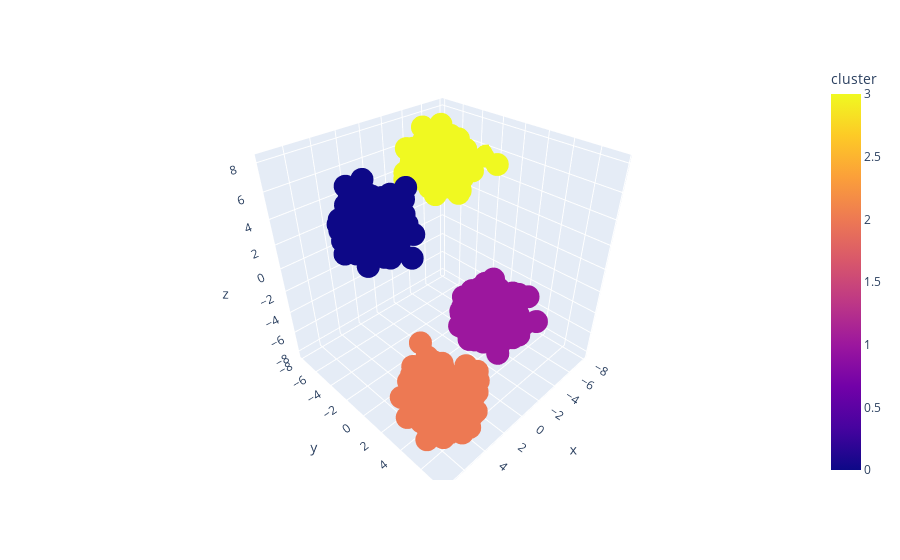

Write notebook code for a chart like this one.
### Code cell
fig = px.scatter_3d(df, x='x', y='y', z='z', color='cluster')
fig.show()

### Figure 1 — Plotly figure (JSON) as saved in the notebook; plotly's stock layout.template omitted (floating-point values rounded to 4 significant figures; data arrays with more than 128 entries replaced by an {"elided": "..."} marker saying what was removed)
{"data": [{"hovertemplate": "x=%{x}<br>y=%{y}<br>z=%{z}<br>cluster=%{marker.color}<extra></extra>", "legendgroup": "", "marker": {"color": {"elided": "1000 int values"}, "coloraxis": "coloraxis", "symbol": "circle"}, "mode": "markers", "name": "", "scene": "scene", "showlegend": false, "type": "scatter3d", "x": {"elided": "1000 float values"}, "y": {"elided": "1000 float values"}, "z": {"elided": "1000 float values"}}], "layout": {"coloraxis": {"colorbar": {"title": {"text": "cluster"}}, "colorscale": [[0, "#0d0887"], [0.1111, "#46039f"], [0.2222, "#7201a8"], [0.3333, "#9c179e"], [0.4444, "#bd3786"], [0.5556, "#d8576b"], [0.6667, "#ed7953"], [0.7778, "#fb9f3a"], [0.8889, "#fdca26"], [1, "#f0f921"]]}, "legend": {"tracegroupgap": 0}, "margin": {"t": 60}, "scene": {"domain": {"x": [0, 1], "y": [0, 1]}, "xaxis": {"title": {"text": "x"}}, "yaxis": {"title": {"text": "y"}}, "zaxis": {"title": {"text": "z"}}}}}
